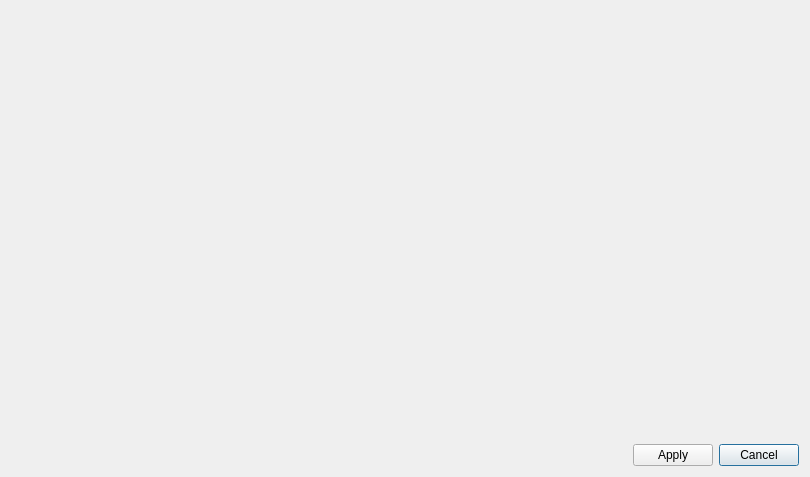
<?xml version="1.0" encoding="UTF-8"?>
<ui version="4.0">
 <class>EditTotalReconstructionSequenceDialog</class>
 <widget class="QDialog" name="EditTotalReconstructionSequenceDialog">
  <property name="geometry">
   <rect>
    <x>0</x>
    <y>0</y>
    <width>810</width>
    <height>477</height>
   </rect>
  </property>
  <property name="windowTitle">
   <string>Edit Total Reconstruction Sequence</string>
  </property>
  <layout class="QGridLayout" name="gridLayout">
   <item row="0" column="0" colspan="3">
    <widget class="QWidget" name="widget_placeholder" native="true">
     <property name="sizePolicy">
      <sizepolicy hsizetype="Expanding" vsizetype="Expanding">
       <horstretch>0</horstretch>
       <verstretch>0</verstretch>
      </sizepolicy>
     </property>
    </widget>
   </item>
   <item row="1" column="0" colspan="2">
    <spacer name="horizontalSpacer">
     <property name="orientation">
      <enum>Qt::Horizontal</enum>
     </property>
     <property name="sizeHint" stdset="0">
      <size>
       <width>562</width>
       <height>20</height>
      </size>
     </property>
    </spacer>
   </item>
   <item row="1" column="2">
    <widget class="QDialogButtonBox" name="buttonbox">
     <property name="sizePolicy">
      <sizepolicy hsizetype="Fixed" vsizetype="Fixed">
       <horstretch>0</horstretch>
       <verstretch>0</verstretch>
      </sizepolicy>
     </property>
     <property name="layoutDirection">
      <enum>Qt::RightToLeft</enum>
     </property>
     <property name="standardButtons">
      <set>QDialogButtonBox::Apply|QDialogButtonBox::Cancel</set>
     </property>
     <property name="centerButtons">
      <bool>false</bool>
     </property>
    </widget>
   </item>
  </layout>
 </widget>
 <resources/>
 <connections/>
</ui>
